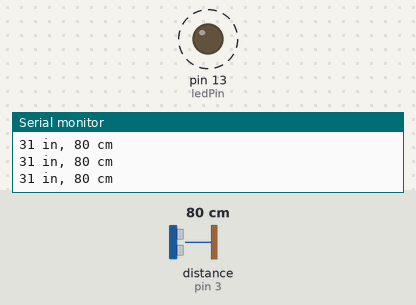
A sketch run on a simulated Arduino Uno, built with avr-gcc and run on an emulated ATmega328P. On the bench: output pins drawn as LEDs (lit = HIGH), the last lines printed to the serial monitor. Wiring (inferred from the names in the program): ultrasonic range finder: trigger pin 4; echo pin 3. Dashed ring = blinking. The inputs (shaded band) are chosen by the test bench; at power-on: distance to the obstacle (sensor on pin 3) 80 cm. The echo pulse lasts 58.3 µs per cm; pins used as bus, display or sensor lines are not drawn.

Above: at 4.2 s.
4.3 s: distance to the obstacle (sensor on pin 3) set to 96 cm
7.3 s: distance to the obstacle (sensor on pin 3) set to 104 cm
At 8.3 s:
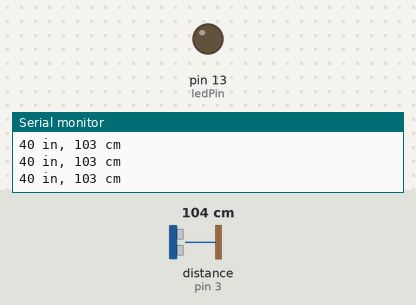
8.8 s: distance to the obstacle (sensor on pin 3) set to 4 cm
At 10.5 s:
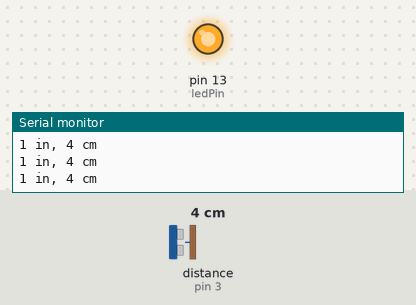
Timing chart, 0 to 12.8 s (numbered marks = the images above; inputs shaded):
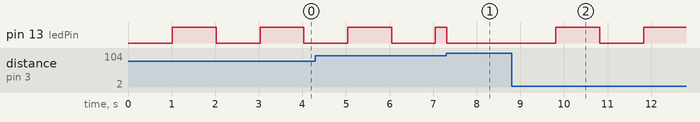

Measured:
- the behaviour switches between 100 and 101 cm on distance to the obstacle (sensor on pin 3) (found by bisection; images 0 and 1)
- after the input at 7.3 s, pin 13 (ledPin): HIGH → LOW after 0.01 s instead of 0.75 s
- after the input at 8.8 s, pin 13 (ledPin): LOW → HIGH after 1.0 s, → LOW 1.0 s later, → HIGH 1.0 s later
- by itself, pin 13 (ledPin): alternates HIGH for 1.0 s and LOW for 1.0 s

The sketch:

ultrasonic.ino
```cpp
/*
 * created by Mohammad
 *
 * Complete Guide for Ultrasonic Sensor HC-SR04
 *
    Ultrasonic sensor Pins:
        VCC: +5VDC
        Trig : Trigger (INPUT) - Pin11
        Echo: Echo (OUTPUT) - Pin 12
        GND: GND
 */

int trigPin = 4;    // Trigger
int echoPin = 3;    // Echo
long duration, cm, inches;
unsigned long currentMillis;//
int ledState = LOW;
unsigned long previousMillis = 0;
unsigned long interval = 1000;
const int ledPin =  13;

void setup() {
  //Serial Port begin
  Serial.begin (9600);
  pinMode(ledPin, OUTPUT);
  //Define inputs and outputs
  pinMode(trigPin, OUTPUT);
  pinMode(echoPin, INPUT);
}

void loop() {
  // The sensor is triggered by a HIGH pulse of 10 or more microseconds.
  // Give a short LOW pulse beforehand to ensure a clean HIGH pulse:
  currentMillis = millis();
  digitalWrite(trigPin, LOW);
  delayMicroseconds(5);
  digitalWrite(trigPin, HIGH);
  delayMicroseconds(10);
  digitalWrite(trigPin, LOW);

  // Read the signal from the sensor: a HIGH pulse whose
  // duration is the time (in microseconds) from the sending
  // of the ping to the reception of its echo off of an object.
  pinMode(echoPin, INPUT);
  duration = pulseIn(echoPin, HIGH);

  // Convert the time into a distance
  cm = (duration/2) / 29.1;     // Divide by 29.1 or multiply by 0.0343
  inches = (duration/2) / 74;   // Divide by 74 or multiply by 0.0135

  if(cm<100){
  if (currentMillis - previousMillis > interval) {
    previousMillis = currentMillis;

    if (ledState == LOW)
      ledState = HIGH;
    else
      ledState = LOW;
    digitalWrite(ledPin, ledState);
     }
  }else{
  digitalWrite(ledPin, LOW);
  }

  Serial.print(inches);
  Serial.print(" in, ");
  Serial.print(cm);
  Serial.print(" cm");
  Serial.println();

    // turn the LED on (HIGH is the voltage level)
 // digitalWrite(13, HIGH);
 // delay(1000); // Wait for 1000 millisecond(s)
  // turn the LED off by making the voltage LOW
//  digitalWrite(13, LOW);
//  delay(1000); // Wait for 1000 millisecond(s)


  //delay(250);
}
```
